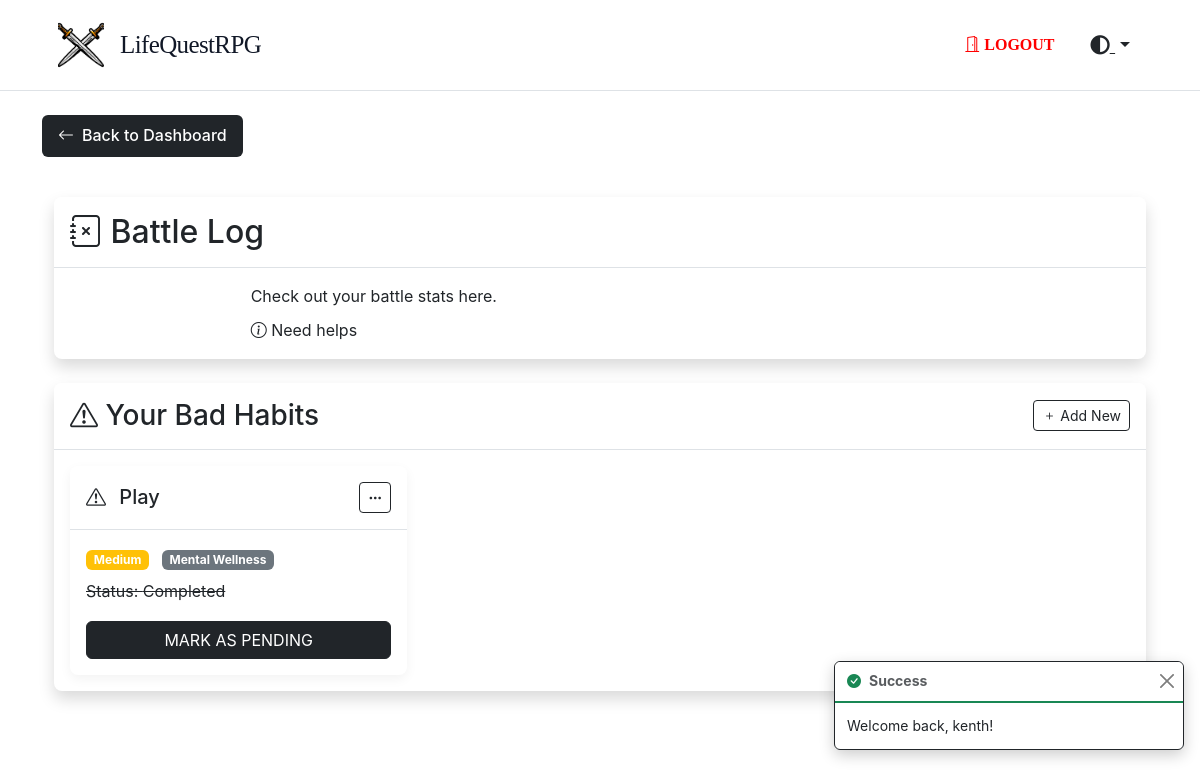
The page /badhabit (signed in) on the database its author committed.
### tables this page shows
CREATE TABLE `badhabits` (
  `id` int NOT NULL AUTO_INCREMENT,
  `user_id` int NOT NULL,
  `title` varchar(255) NOT NULL,
  `status` enum('pending','completed') NOT NULL DEFAULT 'pending',
  `difficulty` enum('easy','medium','hard') NOT NULL,
  `category` enum('Physical Health','Mental Wellness','Personal Growth','Career / Studies','Finance','Home Environment','Relationships Social','Passion Hobbies') NOT NULL,
  `coins` int NOT NULL,
  `xp` int NOT NULL,
  PRIMARY KEY (`id`)
);

### app/Controllers/BadHabitsController.php (called while the page is built, shortened)
<?php
class BadHabitsController extends Controller
{
  protected $BadHabitModel;
  public function __construct()
  {
    $this->BadHabitModel = new BadHabits();
  }
  public function index()
  {
    $currentUser = Auth::user();
    $paginator = $this->BadHabitModel->paginate(
      page: 1,
      perPage: 6,
      orderBy: 'id',
      direction: 'DESC',
      conditions: [
        'user_id' => $currentUser['id']
      ],
      columns: [
        'id',
        'title',
        'status',
        'difficulty',
        'category',
        'coins',
        'xp',
        'user_id'
      ]
    )->setTheme('game');
    return $this->view('badhabit/index', [
      'title' => 'Bad Habit',
      'badHabits' => $paginator->items(),
      'paginator' => $paginator,
    ]);
  }
}

### app/Core/Router.php (called while the page is built, shortened)
<?php
class Router
{
  protected $routes = [
    'GET' => [],
    'POST' => [],
    'PUT' => [],
    'DELETE' => []
  ];
  public function get(string $uri, array $controller, array $middleware = [])
  {
    $this->routes['GET'][$uri] = [
      'controller' => $controller,
      'middleware' => $middleware
    ];
    return $this;
  }
  public function post(string $uri, array $controller, array $middleware = [])
  {
    $this->routes['POST'][$uri] = [
      'controller' => $controller,
      'middleware' => $middleware
    ];
    return $this;
  }
  public function put(string $uri, array $controller, array $middleware = [])
  {
    $this->routes['PUT'][$uri] = [
      'controller' => $controller,
      'middleware' => $middleware
    ];
    return $this;
  }
  public function delete(string $uri, array $controller, array $middleware = [])
  {
    $this->routes['DELETE'][$uri] = [
      'controller' => $controller,
      'middleware' => $middleware
    ];
    return $this;
  }
  public function dispatch(string $uri, string $method)
  {
    $uri = $this->removeQueryString($uri);
    if (array_key_exists($uri, $this->routes[$method])) {
      $route = $this->routes[$method][$uri];
      return $this->callAction(
        $route['controller'][0],
        $route['controller'][1]
      );
    }
    throw new Exception("No route defined for {$uri} with method {$method}");
  }
  protected function removeQueryString(string $uri)
  {
    return parse_url($uri, PHP_URL_PATH) ?? $uri;
  }
  protected function callAction(string $controller, string $action)
  {
    $controller = new $controller();
    $params = [];
    return call_user_func_array([$controller, $action], $params);
  }
}

### web/bootstrap.php (called while the page is built, shortened)
<?php
$config = require_once __DIR__ . '/../config/config.php';
$database = require_once __DIR__ . '/../config/database.php';
$router = new Router();
$uri = $_SERVER['REQUEST_URI'] ?? '/';
$method = $_SERVER['REQUEST_METHOD'] ?? 'GET';
try {
  $router->dispatch($uri, $method);
} catch (Exception $e) {
  if ($config['debug']) {
    echo '<h1>Error</h1>';
    echo '<p>' . $e->getMessage() . '</p>';
    echo '<pre>' . $e->getTraceAsString() . '</pre>';
  } else {
    http_response_code(404);
    require_once __DIR__ . '/../app/Views/errors/404.php';
  }
}

### public/index.php (called while the page is built, shortened)
<?php
require_once ROOT_PATH . '/web/bootstrap.php';
?>

### app/Core/Auth.php (called while the page is built, shortened)
<?php
abstract class Auth
{
  protected static $user = null;
  public static function check()
  {
    return isset($_SESSION['users']);
  }
  public static function user()
  {
    if (self::$user === null && self::check()) {
      $sessionUser = $_SESSION['users'];
      $userId = is_array($sessionUser) ? ($sessionUser['id'] ?? null) : ($sessionUser->id ?? null);
      if ($userId) {
        self::$user = User::find($userId);
      }
    }
    return self::$user;
  }
}

### app/Core/Database.php (called while the page is built, shortened)
<?php
class Database
{
  protected $pdo;
  protected $statement;
  public function __construct(array $config)
  {
    $dsn = "mysql:host={$config['host']};dbname={$config['database']};charset={$config['charset']}";
    $options = [
      PDO::ATTR_ERRMODE => PDO::ERRMODE_EXCEPTION,
      PDO::ATTR_DEFAULT_FETCH_MODE => PDO::FETCH_ASSOC,
      PDO::ATTR_EMULATE_PREPARES => false,
    ];
    try {
      $this->pdo = new PDO($dsn, $config['username'], $config['password'], $options);
    } catch (PDOException $e) {
      throw new PDOException($e->getMessage(), (int) $e->getCode());
    }
  }
  public function query(string $sql)
  {
    $this->statement = $this->pdo->prepare($sql);
    return $this;
  }
  public function bind(array $parameters)
  {
    foreach ($parameters as $key => $value) {
      if (is_array($value)) {
        $value = json_encode($value);
        $paramType = PDO::PARAM_STR;
      } else {
        $paramType = is_int($value) ? PDO::PARAM_INT : PDO::PARAM_STR;
      }
      $this->statement->bindValue(
        is_numeric($key) ? $key : $key,
        $value,
        $paramType
      );
    }
    return $this;
  }
  public function execute()
  {
    $this->statement->execute();
    return $this;
  }
  public function fetchAll()
  {
    return $this->statement->fetchAll();
  }
  public function fetch()
  {
    return $this->statement->fetch();
  }
}
?>

### app/Core/Model.php (called while the page is built, shortened)
<?php
abstract class Model
{
  protected static $db;
  protected static $table;
  public static function setDatabase(Database $database)
  {
    self::$db = $database;
  }
  public static function find(int $id)
  {
    return self::$db->query("SELECT * FROM " . static::$table . " WHERE id = ?")
      ->bind([1 => $id])
      ->execute()
      ->fetch();
  }
  public function paginate(
    int $page = 1,
    int $perPage = 10,
    ?string $orderBy = null,
    string $direction = 'DESC',
    array $conditions = [],
    string $pageName = 'page',
    ?array $columns = null
  ) {
    $paginator = new Paginator($perPage, $pageName);
    if ($orderBy) {
      $paginator->setOrderBy($orderBy, $direction);
    }
    $paginationInfo = $paginator->getPageInfo();
    $offset = ($paginationInfo['currentPage'] - 1) * $perPage;
    $items = $this->fetch($conditions, $orderBy, $direction, $perPage, $offset, $columns);
    $countSql = "SELECT COUNT(*) as count FROM " . static::$table;
    $params = [];
    if (!empty($conditions)) {
      $countSql .= " WHERE ";
      $whereClauses = [];
      foreach ($conditions as $column => $value) {
        $paramName = "{$column}";
        $whereClauses[] = "{$column} = :{$paramName}";
        $params[$paramName] = $value;
      }
      $countSql .= implode(' AND ', $whereClauses);
    }
    $countQuery = self::$db->query($countSql);
    if (!empty($params)) {
      $countQuery->bind($params);
    }
    $totalItems = (int) $countQuery->execute()->fetch()['count'];
    return $paginator->setData($items, $totalItems);
  }
  public function fetch(
    array $conditions = [],
    ?string $orderBy = null,
    string $direction = 'ASC',
    ?int $limit = null,
    ?int $offset = null,
    ?array $columns = null
  ) {
    $columnsString = $columns ? implode(', ', array_map(fn($col) => "`{$col}`", $columns)) : '*';
    $sql = "SELECT {$columnsString} FROM " . static::$table;
    $params = [];
    if (!empty($conditions)) {
      $sql .= " WHERE ";
      $whereClauses = [];
      foreach ($conditions as $column => $value) {
        $paramName = "{$column}";
        $whereClauses[] = "{$column} = :{$paramName}";
        $params[":{$paramName}"] = $value;
      }
      $sql .= implode(" AND ", $whereClauses);
    }
    if ($orderBy !== null) {
      $direction = strtoupper($direction) === 'DESC' ? 'DESC' : 'ASC';
      $sql .= " ORDER BY `{$orderBy}` {$direction}";
    }
    if ($limit !== null) {
      $sql .= " LIMIT :limit";
      $params[':limit'] = $limit;
      if ($offset !== null) {
        $sql .= " OFFSET :offset";
        $params[':offset'] = $offset;
      }
    }
    $query = self::$db->query($sql);
    if (!empty($params)) {
      $query->bind($params);
    }
    return $query->execute()->fetchAll();
  }
}

### app/Core/Paginator.php (called while the page is built, shortened)
<?php
class Paginator
{
  protected int $currentPage = 1;
  protected int $perPage = 10;
  protected int $totalItems = 0;
  protected int $totalPages = 0;
  protected string $orderBy = '';
  protected string $direction = 'ASC';
  protected string $pageName = 'page';
  public function __construct(int $perPage = 10, string $pageName = 'page')
  {
    $this->perPage = $perPage;
    $this->pageName = $pageName;
    $this->currentPage = $this->resolveCurrentPage();
  }
  protected function resolveCurrentPage(): int
  {
    return isset($_GET[$this->pageName]) ? max(1, (int) $_GET[$this->pageName]) : 1;
  }
  public function setData(array $data, int $totalItems): self
  {
    $this->totalItems = $totalItems;
    $this->totalPages = ceil($totalItems / $this->perPage);
    return $this;
  }
  public function setOrderBy(string $orderBy, string $direction = 'ASC'): self
  {
    $this->orderBy = $orderBy;
    $this->direction = strtoupper($direction);
    return $this;
  }
  public function getPageInfo(): array
  {
    return [
      'currentPage' => $this->currentPage,
      'totalPages' => $this->totalPages,
      'totalItems' => $this->totalItems,
      'perPage' => $this->perPage,
      'orderBy' => $this->orderBy,
      'direction' => $this->direction,
      'pageName' => $this->pageName
    ];
  }
}

### app/Views/badhabit/index.php (the view, shortened to what this page needs)
<div id="pagination-content">
  <a href="/" class="back-button">
    <i class="bi bi-arrow-left"></i>
    Back to Dashboard
  </a>
  <div class="container py-4">
    <div class="card border-dark mb-4 shadow">
      <div class="card-header bg-white">
        <h2 class="my-2"><i class="bi bi-journal-x"></i> Battle Log</h2>
      </div>
      <div class="card-body">
        <div class="row align-items-center">
          <div class="col-md-2 text-center mb-3 mb-md-0">
            <div class="rounded p-3 d-inline-block">
            </div>
          </div>
          <div class="col-md-10">
            <p class="mb-0">Check out your battle stats here.</p>
            <div class="mt-2">
              <i class="bi bi-info-circle"></i> Need helps
            </div>
          </div>
        </div>
      </div>
    </div>
    <div class="card border-dark mb-4 shadow">
      <div class="card-header bg-white d-flex justify-content-between align-items-center">
        <h3 class="my-2"><i class="bi bi-exclamation-triangle"></i> Your Bad Habits</h3>
        <div class="d-flex">
          <button type="button" class="btn btn-outline-dark btn-sm" data-bs-toggle="modal"
            data-bs-target="#createTaskModal">
            <i class="bi bi-plus"></i> Add New
          </button>
        </div>
      </div>
      <div class="card-body">
        <div class="row row-cols-1 row-cols-md-3 g-4">
          <?php if (empty($badHabits)): ?>
            <div class="col-12">
              <div class="alert alert-info">
                <i class="bi bi-info-circle"></i> No bad habits found. Create your first one!
              </div>
            </div>
          <?php else: ?>
            <?php foreach ($paginator->items() as $badHabit): ?>
              <div class="col">
                <div class="card border-dark h-100 habit-card">
                  <div class="card-header bg-white d-flex justify-content-between align-items-center py-3">
                    <h5 class="mb-0">
                      <i class="bi bi-exclamation-triangle me-2"></i> <?= htmlspecialchars($badHabit['title']) ?>
                    </h5>
                    <div class="dropdown">
                      <button class="btn btn-sm btn-outline-dark" type="button" data-bs-toggle="dropdown"
                        aria-expanded="false">
                        <i class="bi bi-three-dots"></i>
                      </button>
                    </div>
                  </div>
                  <div class="card-body">
                    <div class="mb-2">
                      <span
                        class="badge bg-<?= \App\Core\Helpers::getDifficultyBadgeColor($badHabit['difficulty']) ?> me-2">
                        <?= ucfirst($badHabit['difficulty']) ?>
                      </span>
                      <span class="badge bg-secondary">
                        <?= ucfirst($badHabit['category']) ?>
                      </span>
                    </div>
                    <div class="mb-3">
                      <span class="<?= $badHabit['status'] === 'completed' ? 'text-decoration-line-through' : '' ?>">
                        Status: <?= ucfirst($badHabit['status']) ?>
                      </span>
                    </div>
                    <form action="/badhabit/<?= $badHabit['id'] ?>/toggle" method="POST">
                      <button type="submit" class="btn btn-dark w-100">
                        <?= $badHabit['status'] === 'completed' ? 'MARK AS PENDING' : 'CRAP I DID...' ?>
                      </button>
                    </form>
                  </div>
                </div>
              </div>
            <?php endforeach; ?>
          <?php endif; ?>
        </div>
      </div>
    </div>
  </div>
</div>

### public/assets/css/style.css (style rules this page uses)
:root { --primary-color: #111827; --secondary-color: #ffffff; --accent-color: #4b5563; --text-color: #374151; --background-color: #ffffff; --border-color: #e5e7eb; }
body { font-family: 'Inter', -apple-system, BlinkMacSystemFont, 'Segoe UI', Roboto, sans-serif; line-height: 1.6; color: var(--text-color); background-color: var(--background-color); -webkit-font-smoothing: antialiased; }
.card { border: none; border-radius: 8px; overflow: hidden; box-shadow: 0 4px 12px rgba(0, 0, 0, 0.05); }
.back-button { display: inline-flex; align-items: center; gap: 0.5rem; padding: 0.5rem 1rem; background-color: #212529; color: white; border-radius: 0.375rem; text-decoration: none; font-weight: 500; transition: all 0.3s ease; margin-bottom: 1rem; }

### public/assets/css/navbar.css (style rules this page uses)
body.theme-light { --bg-primary: #ffffff; --bg-secondary: #f8f9fa; --text-primary: #212529; --text-secondary: #6c757d; --border-color: #dee2e6; --card-bg: #ffffff; --card-border: #dee2e6; --navbar-bg: #ffffff; --sidebar-bg: #f8f9fa; --box-shadow: 0 4px 8px rgba(0, 0, 0, 0.1); }

### public/assets/css/themes.css (style rules this page uses)
body.theme-light { --bg-primary: #ffffff; --bg-secondary: #f8f9fa; --text-primary: #212529; --text-secondary: #6c757d; --border-color: #dee2e6; --card-bg: #ffffff; --card-border: #dee2e6; --navbar-bg: #ffffff; --sidebar-bg: #f8f9fa; --box-shadow: 0 4px 8px rgba(0, 0, 0, 0.1); --input-bg: #fff; --input-text: #212529; --input-placeholder: #6c757d; --input-focus-bg: #fff; --input-focus-border: #86b7fe; }
body.color-default { --accent-color: #212529; --accent-color-hover: #16181b; --accent-color-rgb: 33, 37, 41; --accent-color-light: rgba(33, 37, 41, 0.1); --accent-color-border: rgba(33, 37, 41, 0.3); }
html, body { transition: background-color 0.3s ease, color 0.3s ease, border-color 0.3s ease, box-shadow 0.3s ease; }
html [class*="form-"], html .card, html .btn, html .navbar, html .list-group-item, html .dropdown-menu, html .alert { transition: background-color 0.3s ease, color 0.3s ease, border-color 0.3s ease, box-shadow 0.3s ease; }
body { background-color: var(--bg-primary); color: var(--text-primary); }
.card { background-color: var(--card-bg); border-color: var(--card-border); color: var(--text-primary); }
.btn-dark { background-color: var(--accent-color); border-color: var(--accent-color); }
.btn-outline-dark { border-color: var(--accent-color); color: var(--accent-color); }
.card-header { background-color: rgba(0, 0, 0, 0.05); border-bottom: 1px solid var(--border-color); }

### public/assets/css/login.css (style rules this page uses)
:root { --primary-color: var(--text-primary, #111827); --secondary-color: var(--bg-primary, #ffffff); --accent-color: var(--accent-color, #4b5563); --text-color: var(--text-primary, #374151); --background-color: var(--bg-primary, #ffffff); --border-color: #e5e7eb; --highlight-color: #2196F3; }

### rows shown on the page
badhabits: title "Play", difficulty "Medium", category "Mental Wellness", status "Completed", shows "MARK AS PENDING"

### other values the page prints
$_SESSION['success'] "Welcome back, kenth!"
